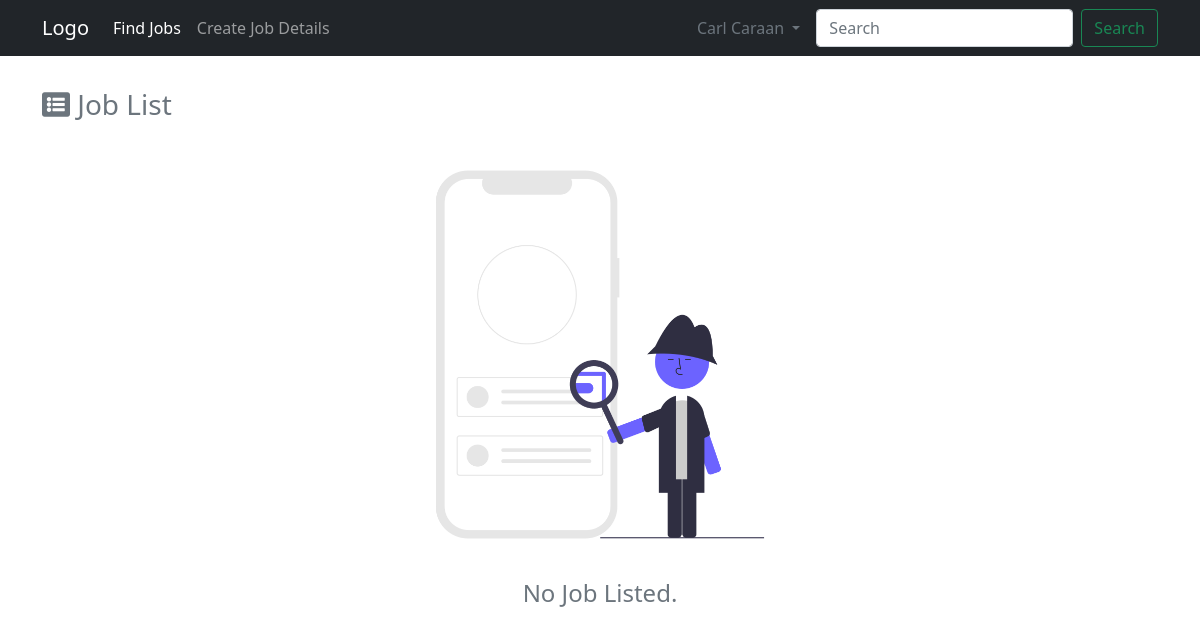
The page /home (signed in) on the database as committed earlier.
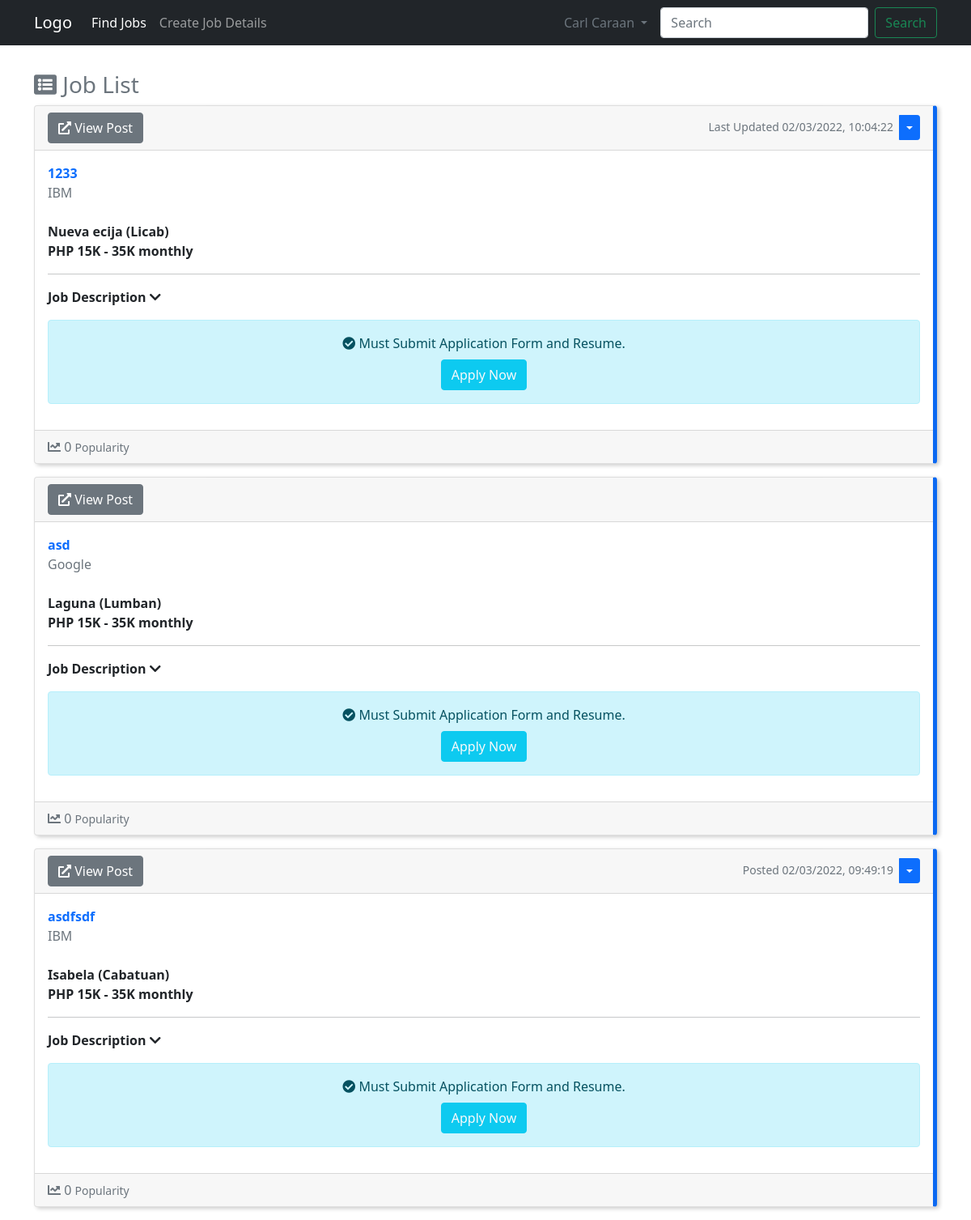
The same page on the database as committed later.
### website/models.py (models this page shows)
class Post(db.Model):
    id = db.Column(db.Integer, primary_key=True)
    title = db.Column(db.Text, nullable=False)
    text = db.Column(db.Text, nullable=False)
    date_created = db.Column(db.DateTime, default=datetime.now())
    date_updated = db.Column(db.DateTime(
        timezone=True), onupdate=datetime.now())
    author = db.Column(db.Integer, db.ForeignKey(
        'user.id', ondelete="CASCADE"), nullable="False")
    likes = db.relationship('Like', backref='post', passive_deletes="True")
    location = db.Column(db.Text, nullable=False)
    location1 = db.Column(db.Text, nullable=False)
    salary = db.Column(db.Text, nullable=True)
    salary1 = db.Column(db.Text, nullable=True)
    level = db.Column(db.Text, nullable=False)
    experience = db.Column(db.Text, nullable=False)
    specialization = db.Column(db.Text, nullable=False)
    qualification = db.Column(db.Text, nullable=True)
    qualification1 = db.Column(db.Text, nullable=True)
    qualification2 = db.Column(db.Text, nullable=True)
    qualification3 = db.Column(db.Text, nullable=True)
    qualification4 = db.Column(db.Text, nullable=True)
    jobtype = db.Column(db.Text, nullable=False)

class User(db.Model, UserMixin):
    id = db.Column(db.Integer, primary_key=True)
    email = db.Column(db.String(150), unique=True)
    username = db.Column(db.String(150), unique=True)
    firstname = db.Column(db.String(150))
    lastname = db.Column(db.String(150))
    company = db.Column(db.String(150))
    password = db.Column(db.String(150))
    usertype = db.Column(db.String(10))
    date_created = db.Column(db.DateTime, default=datetime.now())
    date_updated = db.Column(db.DateTime(
        timezone=True), onupdate=datetime.now())
    posts = db.relationship('Post', backref='user', passive_deletes="True")
    likes = db.relationship('Like', backref='user', passive_deletes="True")

### website/views.py (the view)
@views.route("/home")
@login_required
def home():
    searchbar = request.args.get('searchbar')
    if searchbar:
        posts = Post.query.filter(Post.title.contains(searchbar)).order_by(Post.date_updated.desc())
    else:
        posts = Post.query.order_by(Post.date_updated.desc())
    return render_template("user/home.html", user=current_user, posts=posts)

### website/__init__.py (called while the page is built)
def create_app():
    app = Flask(__name__)
    app.config['SECRET_KEY'] = "helloworld"
    app.config['SQLALCHEMY_DATABASE_URI'] = f'sqlite:///{DB_NAME}'
    app.config['SQLALCHEMY_TRACK_MODIFICATIONS'] = True
    db.init_app(app)
    from .views import views
    from .auth import auth
    app.register_blueprint(views, url_prefix="/")
    app.register_blueprint(auth, url_prefix="/")
    from .models import User, Post
    create_database(app)
    login_manager = LoginManager()
    login_manager.login_view = "auth.login"
    login_manager.init_app(app)
    @login_manager.user_loader
    def load_user(id):
        return User.query.get(int(id))
    return app

### website/templates/user/home.html (shortened to what this page needs)
{% extends "user/posts_div.html" %}

### website/templates/user/posts_div.html (shortened to what this page needs)
{% extends "user/base.html" %}
{% set active_page = "view_post" %}
{% block content %}
<h3 class="text-muted mt-3">{% block header %}<i class="fas fa-list-alt"></i> Job List{% endblock %}</h3>
<div id="posts">
    {% if posts.all()|length > 0 %}
    {% for post in posts %}
    <div class="card mb-3" id="post_container">
        <div class="card-header d-flex justify-content-between align-items-center">
            <a href="/post/{{ post.id }}" class="btn btn-secondary"><i class="fas fa-external-link-alt"></i> View
                Post</a>
            {% if user.id == post.author %}
            <div class="btn-group">
                <small class="text-muted mt-1 me-2">
                    {% if post.date_updated == None %}
                    Posted {{ post.date_created.strftime("%m/%d/%Y, %H:%M:%S") }}
                    {% else %}
                    Last Updated {{ post.date_updated.strftime("%m/%d/%Y, %H:%M:%S") }}
                    {% endif %}
                </small>
                <button type="button" class="btn btn-sm btn-primary dropdown-toggle" data-bs-toggle="dropdown"></button>
            </div>
            {% endif %}
        </div>
        <div class="card-body">
            <span class="text-primary fw-bold">
                {{ post.title }}
            </span><br>
            <a class="text-secondary text-decoration-none" href="/posts/{{ post.user.company }}">{{ post.user.company
                }}</a><br><br>
            <span class="fw-bold">{{ post.location.capitalize() }} ({{ post.location1.capitalize() }})</span><br>
            {% if post.salary == "0" and post.salary1 == "0" %}
            {% else %}
                <span class="fw-bold">PHP {{ post.salary }}K - {{ post.salary1 }}K monthly</span>
            {% endif %}
            <hr>
            <p class="fw-bold" data-bs-toggle="collapse" href="#collapseExample{{ post.id }}" role="button"
                aria-expanded="false" aria-controls="collapseExample">
                Job Description <i class="fas fa-chevron-down"></i>
            </p>
            <div class="alert alert-info text-center">
                <i class="fas fa-check-circle"></i>
                Must Submit Application Form and Resume.<br>
                <button class="btn btn-info mt-2">
                    <a class="text-light text-decoration-none" href="mailto:{{ post.user.email }}">Apply Now</a>
                </button>
            </div>
        </div>
        <div class="card-footer text-muted">
            {% if user.id in post.likes|map(attribute="author")|list %}
            <i class="fas fa-chart-line text-primary" id="like-button-{{ post.id }}" onclick="like({{ post.id }})"></i>
            {% else %}
            <i class="fas fa-chart-line" id="like-button-{{ post.id }}" onclick="like({{ post.id }})"></i>
            {% endif %}
            <span id="likes-count-{{ post.id }}">{{ post.likes|length }}</span> <small>Popularity</small>
        </div>
    </div>
    {% endfor %}
    {% else %}
    <div align="center">
        <img src="{{ url_for('static',filename='user/img/search.png') }}" width="450" alt=""><br>
        <h4 class="text-muted">No Job Listed.</h4>
    </div>
    {% endif %}
</div>
{% endblock %}

Rows that differ between the two databases and show on the page:
added Post: date_updated "02/03/2022, 10:04:22", title "1233", user.company "IBM", location "Nueva ecija", location1 "Licab", salary "15", salary1 "35", likes|length "0"
added Post: title "asd", user.company "Google", location "Laguna", location1 "Lumban", salary "15", salary1 "35", likes|length "0"
added Post: date_created "02/03/2022, 09:49:19", title "asdfsdf", user.company "IBM", location "Isabela", location1 "Cabatuan", salary "15", salary1 "35", likes|length "0"
Other text that changed with them:
text no longer shown: "No Job Listed."
